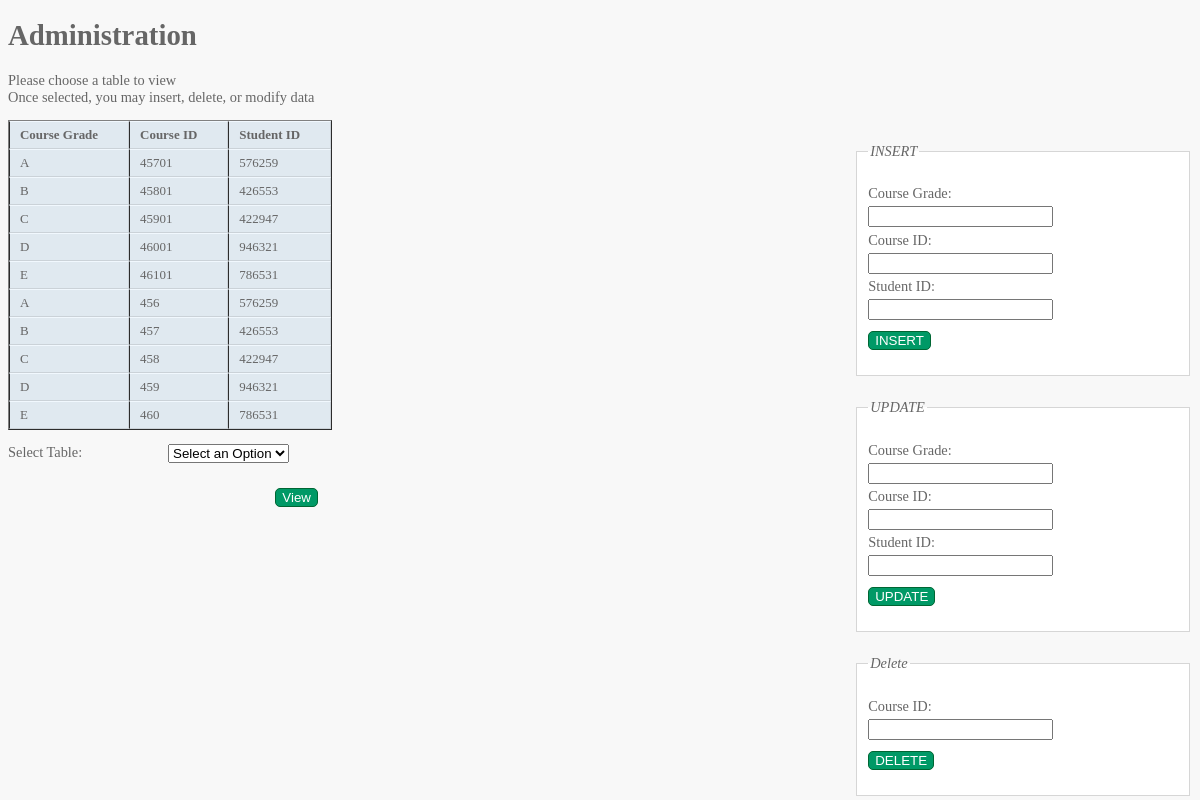
The app's page /grades_list.php with its own data.
### tables this page shows
CREATE TABLE IF NOT EXISTS GRADES
(	courseG		CHAR		NOT NULL,
	courseID    CHAR(5),
	studentID 	CHAR(7),
	FOREIGN KEY (courseID) REFERENCES CLASS(courseID),
    FOREIGN KEY (studentID) REFERENCES STUDENT(studentID));

### grades_list.php (the view, shortened to what this page needs)
<!DOCTYPE html>
<html>
	<head>
  	<link href="pagestyle.css" type="text/css" rel="stylesheet" />
	</head>
	<body>
		<h1>Administration</h1>
		<p>Please choose a table to view<br /> Once selected, you may insert, delete, or modify data</p>
		<div id="controlBox">
			<div id="insert">
        <form action="grades_list.php" method="post">
			<fieldset>
				<legend>INSERT</legend>
				<p>
					<label class="title" for="cgrade">Course Grade:</label>
					<input type="text" name="cgrade" id="cgrade" required="required"><br />
					<label class="title" for="courseID">Course ID:</label>
					<input type="text" name="courseID" id="courseID" required="required"><br />
          <label class="title" for="studentID">Student ID:</label>
  				<input type="text" name="studentID" id="studentID" required="required"><br />
					<input type="submit" name="add" value="INSERT" />
        </form>
				</div>
					<div id="update">
            <form action="grades_list.php" method="post">
					<fieldset>
						<legend>UPDATE</legend>
						<p>
							<label class="title" for="cgrade">Course Grade:</label>
							<input type="text" name="cgrade" id="cgrade" required="required"><br />
							<label class="title" for="courseID">Course ID:</label>
							<input type="text" name="courseID" id="courseID" required="required"><br />
		          <label class="title" for="studentID">Student ID:</label>
		  				<input type="text" name="studentID" id="studentID" required="required"><br />
							<input type="submit" name="edit" value="UPDATE" />
            </form>
						</div>
						<div id="delete">
              <form action="grades_list.php" method="post">
						<fieldset>
							<legend>Delete</legend>
							<p><label class="title" for="courseID">Course ID:</label>
								<input type="text" name="courseID" id="courseID" required="required"><br />
								<input type="submit" name = "delete" value="DELETE" />
              </form>
							</div>
		</div>
    <div id="main">
     <table border=1>
       <tr>
       <th>Course Grade</th>
       <th>Course ID</th>
			 <th>Student ID</th>
       </tr>
<?php
include 'db.inc.php';
if (!($connection = @ mysql_connect($hostName, $username,
  $password)))
  showerror();
    $query = "SELECT * FROM grades";
    if (!($result = @ mysql_query ($query, $connection)))
      showerror();
    while ($row = @ mysql_fetch_array($result))
      echo "<tr>
    <td>{$row["courseG"]}</td>
    <td>{$row["courseID"]}</td>
		<td>{$row["studentID"]}</td>
    </tr>";
  ?>
</table>
<form action="admins_home.php" method="post">
<p><label class="title" for="selectTable"> Select Table:</label>
<select name="selectTable" id="selectTable">
	<option value="" disabled selected>Select an Option</option>
</select></p>
<div class="submit">
 <input type="submit" value="View" />
</div>
</form>
 </div>
 </body>
</html>

### PAUL UPDATED FINAL REPORT FILES/css/pagestyle.css (style rules this page uses)
body { font=family: Arial, Verdana, sans-serif; font-size: 90%; color: #666666; background-color: #f8f8f8; }
table { border-spacing: 0px; }
th, td { padding: 5px 30px 5px 10px; border-spacing: 0px; font-size: 90%; margin: 0px; }
th,td { text-align: left; background-color: #e0e9f0; border-top: 1px solid #f1f8fe; border-bottom: 1px solid #cbd2d8; border-right: 1px solid #cbd2d8; }
td { text-shadow: 1px 1px p1x #ffffff; }
fieldset { width: 310px; margin-top:20px; border: 1px solid #d6d6d6; background-color: #ffffff; line-height: 1.6em; }
legend { font-style: italic; color: #666666; }
input[type="submit"] { border: 1px solid #006633; background-color: #009966; color: #ffffff; border-radius: 5px; padding 5px; margin-top: 10px; }
.title { float: left; width: 160px; clear: left; }
.submit { width: 310px; text-align: right; }
#controlBox { float:right; }

### records on screen
grades: courseG "A", courseID "45701", studentID "576259"
grades: courseG "B", courseID "45801", studentID "426553"
grades: courseG "C", courseID "45901", studentID "422947"
grades: courseG "D", courseID "46001", studentID "946321"
grades: courseG "E", courseID "46101", studentID "786531"
grades: courseG "A", courseID "456", studentID "576259"
grades: courseG "B", courseID "457", studentID "426553"
grades: courseG "C", courseID "458", studentID "422947"
grades: courseG "D", courseID "459", studentID "946321"
grades: courseG "E", courseID "460", studentID "786531"
